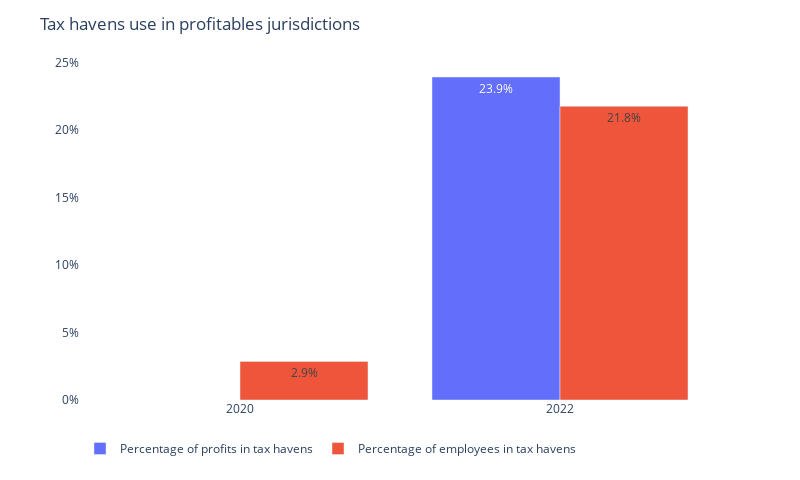

The code cell stored with this chart in its notebook:
### Code cell
print(company)
display_tax_havens_use_evolution(df=df, company=company)

### Figure 1 — Plotly figure (JSON) as saved in the notebook; plotly's stock layout.template omitted (floating-point values rounded to 4 significant figures)
{"data": [{"alignmentgroup": "True", "hovertemplate": "variable=Percentage of profits in tax havens<br>year=%{x}<br>value=%{y}<extra></extra>", "legendgroup": "Percentage of profits in tax havens", "marker": {"color": "#636efa", "pattern": {"shape": ""}}, "name": "Percentage of profits in tax havens", "offsetgroup": "Percentage of profits in tax havens", "orientation": "v", "showlegend": true, "textposition": "auto", "texttemplate": "%{y:.1%}", "type": "bar", "x": [2020, 2022], "xaxis": "x", "y": [null, 0.2395], "yaxis": "y"}, {"alignmentgroup": "True", "hovertemplate": "variable=Percentage of employees in tax havens<br>year=%{x}<br>value=%{y}<extra></extra>", "legendgroup": "Percentage of employees in tax havens", "marker": {"color": "#EF553B", "pattern": {"shape": ""}}, "name": "Percentage of employees in tax havens", "offsetgroup": "Percentage of employees in tax havens", "orientation": "v", "showlegend": true, "textposition": "auto", "texttemplate": "%{y:.1%}", "type": "bar", "x": [2020, 2022], "xaxis": "x", "y": [0.02859, 0.2177], "yaxis": "y"}], "layout": {"barmode": "group", "height": 480, "legend": {"orientation": "h", "title": {"text": ""}, "tracegroupgap": 0}, "margin": {"t": 60}, "plot_bgcolor": "white", "title": {"text": "Tax havens use in profitables jurisdictions"}, "width": 800, "xaxis": {"anchor": "y", "domain": [0, 1], "title": {}}, "yaxis": {"anchor": "x", "domain": [0, 1], "tickformat": ".0%", "title": {}}}}
